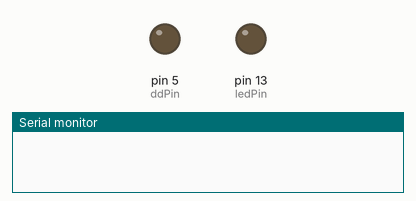
Bench run of a sketch on a simulated Arduino Uno, built with avr-gcc and run on an emulated ATmega328P. On the bench: output pins drawn as LEDs (lit = HIGH), the last lines printed to the serial monitor.

Above: at 0.1 s.
At 2.7 s:
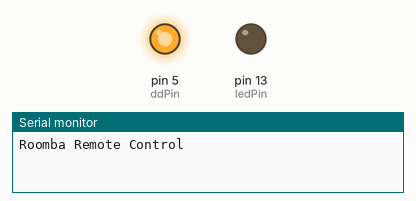
Timing chart, 0 to 4.2 s (numbered marks = the images above):
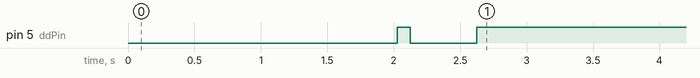

The sketch:

RoombaPong.ino
```cpp
/*------------------------------------------------------------------
  Roomba Control via Bluetooth
  ==> Main commands according IRobot Open Interface doc:  http://www.irobotweb.com/~/media/MainSite/PDFs/About/STEM/Create/iRobot_Roomba_600_Open_Interface_Spec.pdf?la=enBasic
  ==> Using Android app: https://play.google.com/store/apps/details?id=appinventor.ai_mjrovai.MJRoBot_II_BT_Command_V2&hl=en
  ==> Several commands based on Create2 library developed by Dom Amato: https://github.com/brinnLabs/Create2
  Marcelo Jose Rovai - 30 June, 2016 - Visit: http://mjrobot.org
-------------------------------------------------------------------*/

#include "roombaDefines.h"
#include <SoftwareSerial.h>

// Roomba Create2 connection
int txPin=10;
int rxPin=11;

SoftwareSerial Roomba(rxPin,txPin);

// BT Module (HC-06 or HC-05)
// Key in default passwords: 1234 on [Passkey] to connect HC-05 Bluetooth Module
SoftwareSerial BT1(8, 9); // rx, tx


 //By default, Roomba communicates at 115200 baud. If you are using a microcontroller that does not
//support 115200 baud, there are two ways to force Roomba to switch to 19200:
//Method 1 (manual):
//While powering off Roomba, continue to hold down the Clean/Power button after the light has turned off.
//After about 10 seconds, Roomba plays a tune of descending pitches. Roomba will communicate at 19200
//baud until the processor loses battery power or the baud rate is explicitly changed by way of the OI.

//Method 2 (using BRC pin):
//Use the Baud Rate Change pin (pin 5 on the Mini-DIN connector) to change Roomba’s baud rate. After
//turning on Roomba, wait 2 seconds and then pulse the Baud Rate Change low three times. Each pulse
//should last between 50 and 500 milliseconds. Roomba will communicate at 19200 baud until the
//processor loses battery power or the baud rate is explicitly changed by way of the OI.

//---------------------------------------------
void setup()
{
  Roomba.begin(19200);
  BT1.begin(9600);
  Serial.begin(19200);

  pinMode(ddPin, OUTPUT);
  pinMode(ledPin, OUTPUT); //spare if needed for test purpose
  //pinMode(buttonPin, INPUT_PULLUP); //used for "start" for test purposes

  delay(2000);
  Serial.println("Roomba Remote Control");
  BT1.print("Roomba Remote Control");
  BT1.println('\n');

  // wakeup changes the boud rate
  wakeUp ();   // Wake-up Roomba
  //roombaChangeBoudRateTo19200();
  startSafe(); // Start Roomba in Safe Mode

  // turn-off all LEDs and Display
  setPowerLED(128,0);
  setDebrisLED(OFF);
  setDockLED(OFF);
  setSpotLED(OFF);
  setWarningLED(OFF);
  cleanDigitLED ();

  playSound (1); // start sound
  playSound (1);
  //while (digitalRead(buttonPin))
  //{
  //  setDebrisLED(ON);
  //  writeLEDs ('-', '-', '-', '-');
  //}
  //setDebrisLED(OFF);
  //writeLEDs ('s', 't', 'o', 'p');

  setDebrisLED(ON);
  writeLEDs ('e', 'y', 'a', 'l');

  playSound (2);

  //motorSquareTest(); // un-comment if you want to test Roomba doing a square
  //turnCW (40, 180);  //un-comment if you want to test Roomba spin clock-wise 180 degrees and stop
  //driveWheels(20, -20); //un-comment if you want to test Roomba spin
  //driveLeft(20); //un-comment if you want to test Roomba turning left

  Serial.println("setup finished");
}

void loop()
{
  readBTcmd();
  delay(50);
   //motorTrapezTest();
   //checkBTcmd();  // verify if a comand is received from BT remote control
   //manualCmd ();
}
```

generalFuntions.ino
```cpp
void readBTcmd()
{
  if (BT1.available())
  {
    strCmd = BT1.readString();
    BT1.flush();

    if (strCmd.equals("go"))
    {
      drive (motorSpeed, 0);
      writeLEDs (' ', 'g', 'o', ' ');

    }
    else if (strCmd.equals("stop"))
    {
      driveStop();
      writeLEDs ('s', 't', 'o', 'p');
    }
    else if (strCmd.startsWith("ccw"))
    {
      driveStop();
      String degreeStr = strCmd.substring(2);
      int degree = degreeStr.toInt();
      turnCCW(motorSpeed, degree);
      writeLEDs ('c', 'c', 'w', ' ');
      drive (motorSpeed, 0);
    }
    else if (strCmd.startsWith("cw"))
    {
      driveStop();
      String degreeStr = strCmd.substring(2);
      int degree = degreeStr.toInt();
      turnCW(motorSpeed, degree);
      writeLEDs ('c', 'w', ' ', ' ');
      drive (motorSpeed, 0);
    }
  }
}


void checkBTcmd()  // verify if a command is received from BT remote control
 {
    if (BT1.available())
    {
      command = BT1.read();
      BT1.flush();
    }
 }


void manualCmd()
{
  switch (command)
  {

    case 'm':
//      startSafe();
      Serial.print("Roomba in Safe mode");
//      BT1.print("Roomba BT Ctrl OK - Safe mode");
//      BT1.println('\n');
      command = 'f';
      playSound (3);
      break;

    case 'f':
      driveStop(); //turn off both motors
      writeLEDs ('s', 't', 'o', 'p');
      state = command;
      Serial.println("command f");
      break;

    case 'w':
      drive (motorSpeed, 0);
      writeLEDs (' ', 'g', 'o', ' ');
      state = command;
      break;

    case 'd':
      driveRight(motorSpeed);
      writeLEDs ('r', 'i', 'g', 'h');
      break;

   case 'a':
      driveLeft(motorSpeed);
      writeLEDs ('l', 'e', 'f', 't');
      break;

    case 's':
      drive (-motorSpeed, 0);
      writeLEDs ('b', 'a', 'c', 'k');
      state = command;
      break;

    case '+':
      if (state == 'w')
      {
        motorSpeed = motorSpeed + 10;
        if (motorSpeed > MAX_SPEED)
        {
          motorSpeed = MAX_SPEED;
        }
        command = 'w';
      } else {command = state;}
      break;

    case '-':

      if (state == 'w')
      {
        motorSpeed = motorSpeed - 10;
      }
      if (motorSpeed < MIN_SPEED )
      {
        motorSpeed = MIN_SPEED;
      }
      Serial.println(motorSpeed);
      command = state;
      break;
  }
}
```

roombaDefines.h
```cpp
#define clamp(value, min, max) (value < min ? min : value > max ? max : value)

#define ON 1
#define OFF 0

//Motor Drive
# define MAX_SPEED 220 // 70% of top speed ==> 256
# define MIN_SPEED 70

int motorSpeed = MAX_SPEED; // default 100

// store command received from IR or BT remote control
char command = 0;
char state = 0;

String strCmd;

int buttonPin = 12;
int ledPin=13;
int ddPin=5; //device detect. BRC pin to roomba

bool debrisLED;
bool spotLED;
bool dockLED;
bool warningLED;
byte color;
byte intensity;

char digit1;
char digit2;
char digit3;
char digit4;

//blocking sensor functions - these will request data and wait until a response is recieved, then return the response
int getSensorData(byte sensorID);
int * getSensorData(byte numOfRequests, byte requestIDs[]);
bool getSensorData(byte * buffer, byte bufferLength);

byte single_byte_packets[22] = { 7, 8, 9, 10, 11, 12, 13, 14, 15, 17, 18, 21, 24, 34, 35, 36, 37, 38, 45, 52, 53, 58};
bool is_in_array(byte val);
```

roombaFunctions.ino
```cpp
// wake up the robot using ddPin (BRC at the connector)
// instead, you can change the boud rate manually
void wakeUp (void)
{
  //setWarningLED(ON);
  digitalWrite(ddPin, HIGH);
  delay(100);
  digitalWrite(ddPin, LOW);
  delay(500);
  digitalWrite(ddPin, HIGH);
  delay(2000);
}

// Use the ddPin Baud Rate Change pin (pin 5 on the Mini-DIN connector) to change Roomba’s baud rate. After turning on Roomba,
//wait 2 seconds and then pulse the Baud Rate Change low three times.
//Each pulse should last between 50 and 500 milliseconds. Roomba will communicate at 19200 baud
//until the processor loses battery power or the baud rate is explicitly changed by way of the OI.

void roombaChangeBoudRateTo19200 (void)
{
  digitalWrite(ddPin, HIGH);  delay(100);
  digitalWrite(ddPin, LOW);
  delay(100);
  digitalWrite(ddPin, HIGH);  delay(100);
  digitalWrite(ddPin, LOW);
  delay(100);
  digitalWrite(ddPin, HIGH);  delay(100);
  digitalWrite(ddPin, LOW);
  delay(100);
  digitalWrite(ddPin, HIGH);  delay(100);
  digitalWrite(ddPin, LOW);
  delay(2000);
}

/*--------------------------------------------------------------------------
This command resets the robot, as if you had removed and reinserted the battery. */
void reset(void)
{
  Roomba.write(7);
}

/*--------------------------------------------------------------------------
This command gives you control over Roomba turning on the cliff, wheel-drop and internal charger safety features.*/
void startSafe()
{
  Roomba.write(128);  //Start
  delay(150);
  Roomba.write(131);  //Safe mode
  delay(1000);
}

/*--------------------------------------------------------------------------
This command gives you complete control over Roomba by putting the OI into Full mode, and turning off the cliff, wheel-drop and internal charger safety features.*/
void startFull()
{
  Roomba.write(128);  //Start
  Roomba.write(132);  //Full mode
  delay(1000);
}

/*--------------------------------------------------------------------------
This command stops the OI. All streams will stop and the robot will no longer respond to commands. Use this command when you are finished working with the robot. */
void roombaStop(void)
{
  Roomba.write(173);
}

/*--------------------------------------------------------------------------
This command powers down Roomba.*/
void powerOff(void)
{
  Roomba.write(133);
}

/*--------------------------------------------------------------------------
This command sends Roomba to seek for its dock.*/
void seekDock(void)
{
  Roomba.write(143);
}

/*-----------------------------------------------------
 This command Play song
 [140] [song #] [lenght] [note#] [note duration]
 [141] [song #]                                      */
void playSound (int num)
{
  switch (num)
  {
    case 1:
      Roomba.write("\x8c\x01\x04\x42\x20\x3e\x20\x42\x20\x3e\x20"); // [140] [1] [4] [68] [32] ... place "start sound" in slot 1
      Roomba.write("\x8d\x01"); // [141] [1] play it (in slot 1)
      break;

    case 2:
      Roomba.write("\x8c\x01\x01\x3c\x20"); // place "low freq sound" in slot 2
      Roomba.write("\x8d\x01"); // play it (in slot 2)
      break;

    case 3:
      Roomba.write("\x8c\x01\x01\x48\x20"); // place "high freq sound" in slot 3
      Roomba.write("\x8d\x01"); // play it (in slot 3)
      break;
  }
}


void drive(int velocity, int radius)
{
  clamp(velocity, -500, 500); //def max and min velocity in mm/s
  clamp(radius, -2000, 2000); //def max and min radius in mm

  Roomba.write(137);
  Roomba.write(velocity >> 8);
  Roomba.write(velocity);
  Roomba.write(radius >> 8);
  Roomba.write(radius);
}

//---------------------------------------------------------------

void driveWheels(int right, int left)
{
  clamp(right, -500, 500);
  clamp(left, -500, 500);

  Roomba.write(145);
  Roomba.write(right >> 8);
  Roomba.write(right);
  Roomba.write(left >> 8);
  Roomba.write(left);
  }

//---------------------------------------------------------------
void driveWheelsPWM(int rightPWM, int leftPWM)
{
  clamp(rightPWM, -255, 255);
  clamp(leftPWM, -255, 255);

  Roomba.write(146);
  Roomba.write(rightPWM >> 8);
  Roomba.write(rightPWM);
  Roomba.write(leftPWM >> 8);
  Roomba.write(leftPWM);
}

//---------------------------------------------------------------
void turnCW(unsigned short velocity, unsigned short degrees)
{
  drive(velocity, -1);
  clamp(velocity, 0, 500);
  //delay(6600);
  delay(9.15*degrees);
  //delay((1580 + 2.25*velocity)/velocity*degrees);
  //delay((-0.03159720835 * velocity + 21.215270835) * degrees);
  drive(0,0);
}

//---------------------------------------------------------------
void turnCCW(unsigned short velocity, unsigned short degrees)
{
  drive(velocity, 1);
  clamp(velocity, 0, 500);
  //delay(6600);
  delay(9.15*degrees);
  //delay((1580 + 2.25*velocity)/velocity*degrees);
  //delay((-0.03159720835 * velocity + 21.215270835) * degrees);
  drive(0,0);
}

//---------------------------------------------------------------
void driveStop(void)
{
  drive(0,0);
}

//---------------------------------------------------------------
void driveLeft(int left)
{
  driveWheels(left, 0);
}

//---------------------------------------------------------------
void driveRight(int right)
{
  driveWheels(0, right);
}


//---------------------------------------------------------------
void motorSquareTest(void)
{
  setPowerLED(0,128);
  drive (60, 0);
  delay(5000);
  driveStop();
  turnCCW (30, 90);

  setPowerLED(64,128);
  drive (60, 0);
  delay(5000);
  driveStop();
  turnCCW (30, 90);

  setPowerLED(128,128);
  drive (60, 0);
  delay(5000);
  driveStop();
  turnCCW (30, 90);

  setPowerLED(190,128);
  drive (60, 0);
  delay(5000);
  driveStop();
  setPowerLED(255,128);
  turnCCW (30, 90);
  setPowerLED(0,0);
}

void motorTrapezTest()
{
  setPowerLED(0,128);
  drive (motorSpeed, 0);
  delay(5000);
  driveStop();
  turnCCW (motorSpeed, 30);

  setPowerLED(64,128);
  drive (motorSpeed, 0);
  delay(5000);
  driveStop();
  turnCCW (motorSpeed, 120);

  setPowerLED(128,128);
  drive (motorSpeed, 0);
  delay(5000);
  driveStop();
  turnCCW (motorSpeed, 30);

  setPowerLED(190,128);
  drive (motorSpeed, 0);
  delay(5000);
  driveStop();
  turnCCW (motorSpeed, 90);
  setPowerLED(255,128);
  setPowerLED(0,0);
}

//blocking sensor functions - these will request data and wait until a response is recieved, then return the response

/**
  Returns the value from the requested id
**/

int getSensorData(byte sensorID)
{
  int returnVal;
  byte packetID = 0;
  if (sensorID > 100)
  {
    switch (sensorID)
    {
      case 101:
      case 102:
      case 103:
      case 104:
        packetID = 7;
        break;
      case 105:
      case 106:
      case 107:
      case 108:
        packetID = 14;
        break;
      case 109:
      case 110:
      case 111:
      case 112:
      case 113:
      case 114:
      case 115:
      case 116:
        packetID = 18;
        break;
      case 117:
      case 118:
      case 119:
      case 120:
      case 121:
      case 122:
        packetID = 45;
        break;
    }

  }
  else {
    packetID = sensorID;
  }
  byte MSB = 0;
  byte LSB = 0;
  Roomba.write(142);
  Roomba.write(packetID);
    if(is_in_array(packetID)){
      while (!Roomba.available());
      returnVal = Roomba.read();
    } else {
      while (!Roomba.available());
      MSB = Roomba.read();
      LSB = Roomba.read();
      returnVal = (MSB << 7) | LSB;
    }

  return returnVal;
}

//-------------------------------------------------------------------------
bool is_in_array(byte val)
{
  for (int i=0;i<22;i++){
    if (val == single_byte_packets[i])
    {
      return true;
    }
  }
  return false;
}


/*
 This command controls the Power LED by two data bytes: color and intensity.
 color: Green = 0; 128 = Orange; red=255
 intensity low=0; max=255 */
void setPowerLED(byte setColor, byte setIntensity)
{
  color = setColor;
  intensity = setIntensity;
  Roomba.write(139);
  Roomba.write((byte)0x00);
  Roomba.write((byte)color);
  Roomba.write((byte)intensity);
}

//---------------------------------------------------------------
void setDebrisLED(bool enable)
{
  debrisLED = enable;
  Roomba.write(139);
  Roomba.write((debrisLED ? 1 : 0) + (spotLED ? 2 : 0) + (dockLED ? 4 : 0) + (warningLED ? 8 : 0));
  Roomba.write((byte)color);
  Roomba.write((byte)intensity);
}

//---------------------------------------------------------------
void setSpotLED(bool enable)
{
  spotLED = enable;
  Roomba.write(139);
  Roomba.write((debrisLED ? 1 : 0) + (spotLED ? 2 : 0) + (dockLED ? 4 : 0) + (warningLED ? 8 : 0));
  Roomba.write((byte)color);
  Roomba.write((byte)intensity);
}

//---------------------------------------------------------------
void setDockLED(bool enable)
{
  dockLED = enable;
  Roomba.write(139);
  Roomba.write((debrisLED ? 1 : 0) + (spotLED ? 2 : 0) + (dockLED ? 4 : 0) + (warningLED ? 8 : 0));
  Roomba.write((byte)color);
  Roomba.write((byte)intensity);
}

//---------------------------------------------------------------
void setWarningLED(bool enable)
{
  warningLED = enable;
  Roomba.write(139);
  Roomba.write((debrisLED ? 1 : 0) + (spotLED ? 2 : 0) + (dockLED ? 4 : 0) + (warningLED ? 8 : 0));
  Roomba.write((byte)color);
  Roomba.write((byte)intensity);
}

/*--------------------------------------------------------------------------
This command controls the four 7 segment displays on the Roomba.*/
void setDigitLEDs(byte digit1, byte digit2, byte digit3, byte digit4)
{
    Roomba.write(163);
    Roomba.write(digit1);
    Roomba.write(digit2);
    Roomba.write(digit3);
    Roomba.write(digit4);
}

/*--------------------------------------------------------------------------
This command controls the four 7 segment displays on the Roomba using ASCII character codes.*/
void setDigitLEDFromASCII(byte digit, char letter)
{
  switch (digit){
  case 1:
    digit1 = letter;
    break;
  case 2:
    digit2 = letter;
    break;
  case 3:
    digit3 = letter;
    break;
  case 4:
    digit4 = letter;
    break;
  }
  Roomba.write(164);
  Roomba.write(digit1);
  Roomba.write(digit2);
  Roomba.write(digit3);
  Roomba.write(digit4);
}

//---------------------------------------------------------------
void cleanDigitLED (void)
{
  setDigitLEDFromASCII(1, ' ');
  setDigitLEDFromASCII(2, ' ');
  setDigitLEDFromASCII(3, ' ');
  setDigitLEDFromASCII(4, ' ');
}
//---------------------------------------------------------------
void writeLEDs (char a, char b, char c, char d)
{
  setDigitLEDFromASCII(1, a);
  setDigitLEDFromASCII(2, b);
  setDigitLEDFromASCII(3, c);
  setDigitLEDFromASCII(4, d);
}
```
